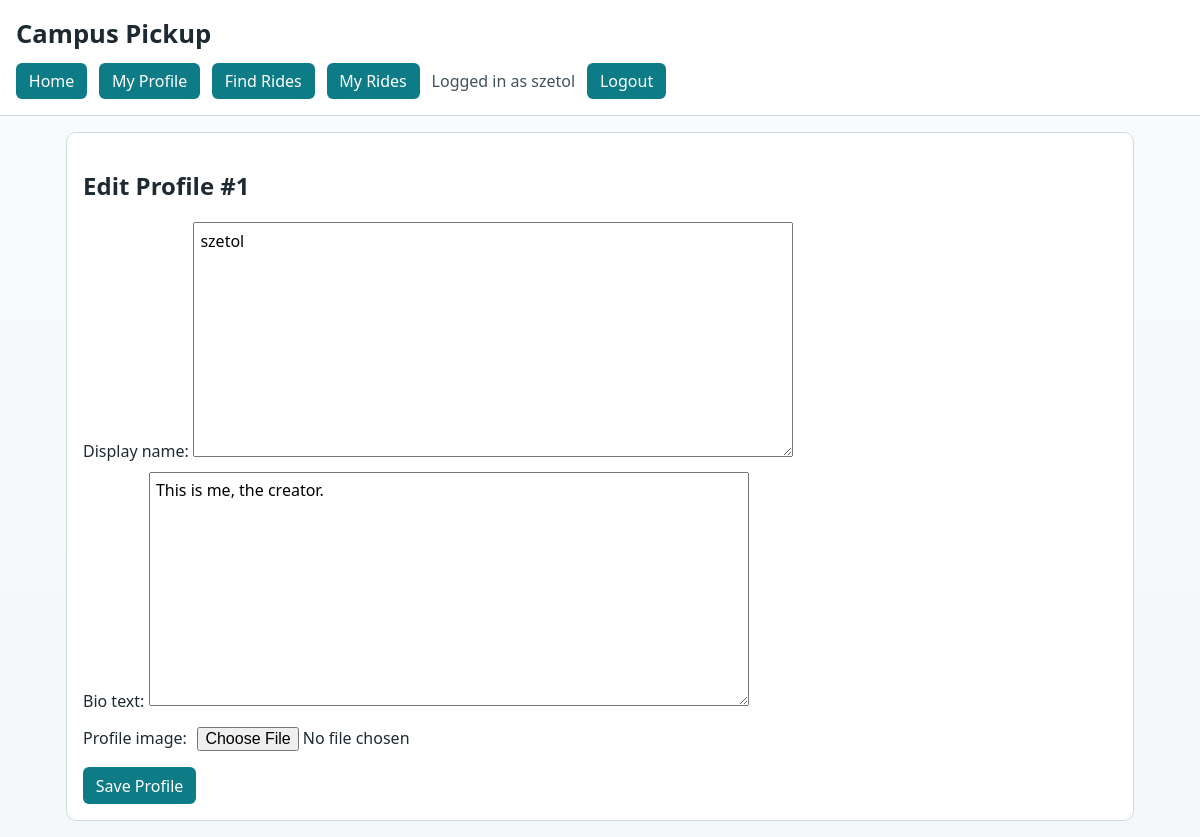
Before: /campus_pickup/profiles/1/update/ (signed in) with the older database file.
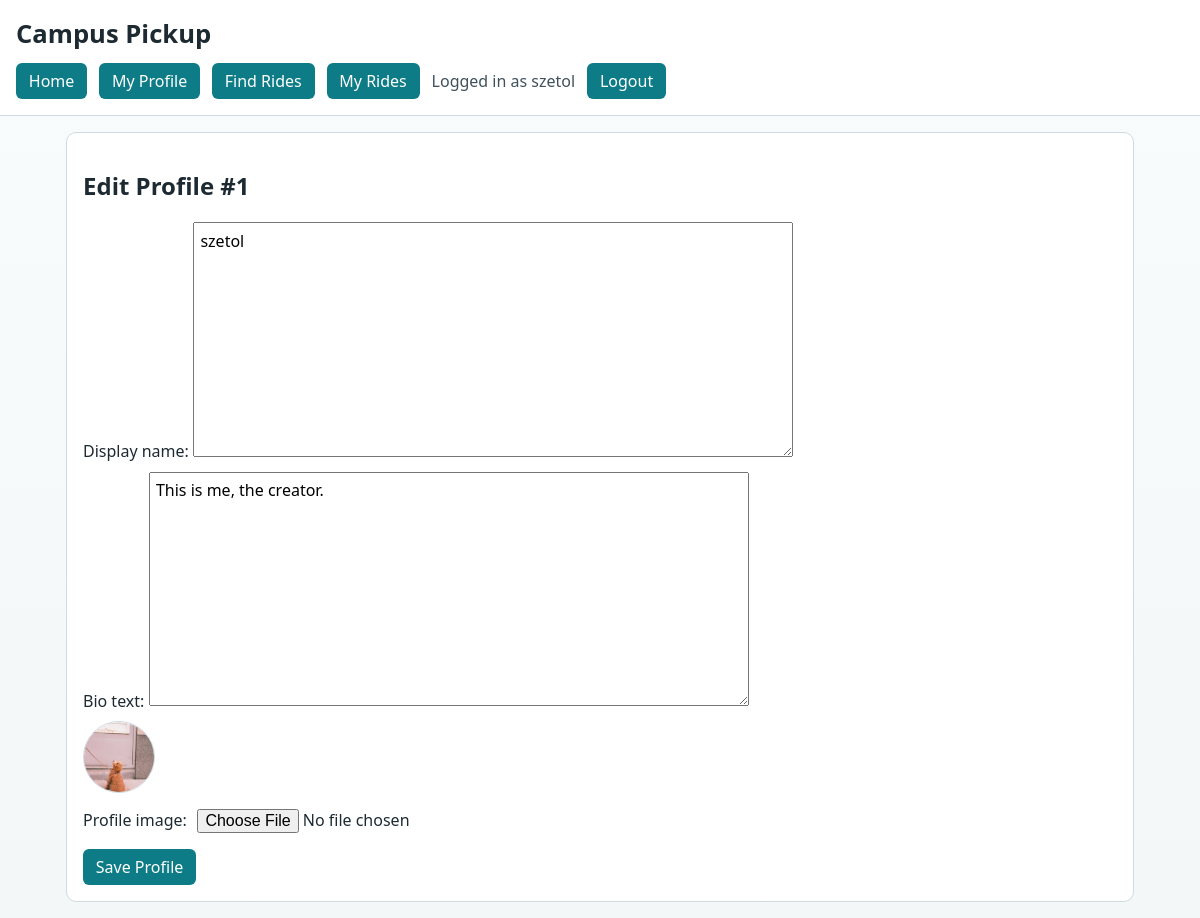
After: the same page with the newer database file.
### campus_pickup/models.py (models this page shows, shortened)
class Profile(models.Model):
    user = models.ForeignKey(User, on_delete=models.CASCADE)
    display_name = models.TextField(blank=False)
    bio_text = models.TextField(blank=True)
    profile_image_url = models.ImageField(
        "profile image",
        upload_to="campus_pickup/profile_images/",
        blank=True,
    )
    join_date = models.DateTimeField(auto_now_add=True)

### campus_pickup/views.py (the view, shortened to what this page needs)
# urls.py: path("profiles/<int:pk>/update/", views.ProfileUpdateView.as_view(), name="profile_update"),
class ProfileUpdateView(ProfileRequiredMixin, UpdateView):
    model = Profile
    template_name = "campus_pickup/profile_form.html"
    form_class = CreateProfileForm
    def get_queryset(self):
        return Profile.objects.filter(user=self.request.user)

### campus_pickup/forms.py
class CreateProfileForm(forms.ModelForm):
    class Meta:
        model = Profile
        fields = ["display_name", "bio_text", "profile_image_url"]
        labels = {
            "profile_image_url": "Profile image",
        }
        widgets = {
            "profile_image_url": forms.FileInput(attrs={"accept": "image/*"}),
        }

### campus_pickup/views.py (called while the page is built)
    def dispatch(self, request, *args, **kwargs):
        if request.user.is_authenticated and not Profile.objects.filter(user=request.user).exists():
            return redirect("campus_pickup:profile_create")
        return super().dispatch(request, *args, **kwargs)

### campus_pickup/templates/campus_pickup/profile_form.html (shortened to what this page needs)
{% extends "campus_pickup/base.html" %}
{% block content %}
<section class="panel">
    {% if object %}
    <h2>Edit Profile #{{ object.id }}</h2>
    {% else %}
    <h2>Create Account and Profile</h2>
    {% endif %}
    <form method="post" enctype="multipart/form-data" class="form-grid">
        <p>
            {{ form.display_name.label_tag }}
            {{ form.display_name }}
        </p>
        <p>
            {{ form.bio_text.label_tag }}
            {{ form.bio_text }}
        </p>
        {% if object.profile_image_url %}
        <p>
            <img
                class="profile-avatar"
                src="{{ object.profile_image_url.url }}"
                alt="{{ object.display_name }}"
                width="72"
                height="72"
                style="width: 72px; height: 72px; border-radius: 50%; object-fit: cover;"
            >
        </p>
        {% endif %}
        <p>
            {{ form.profile_image_url.label_tag }}
            {{ form.profile_image_url }}
        </p>
        <button type="submit">Save Profile</button>
    </form>
</section>
{% endblock %}

Changed rows visible on the page:
changed Profile "szetol": profile_image_url: picture added
